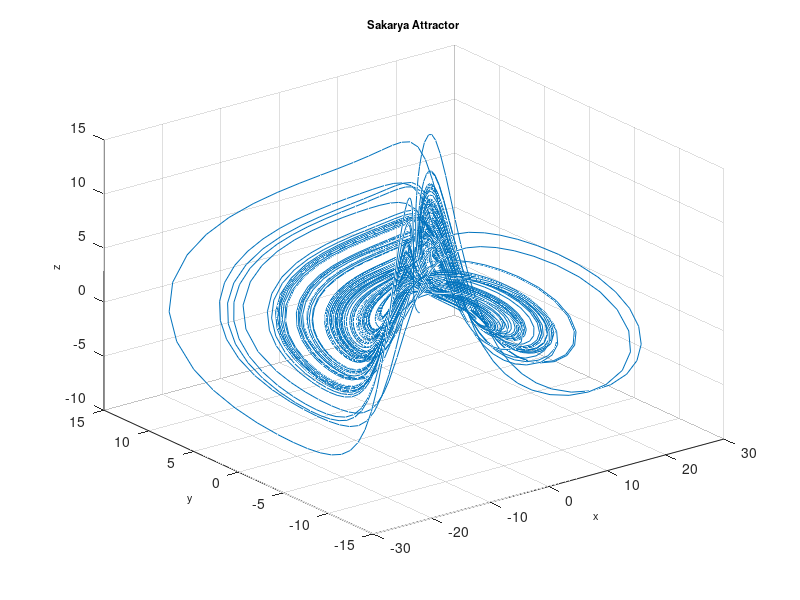

Source code (MATLAB):
function Sakarya
%==========================================================================
% Matlab program to plot a phase portrait of the 3D chaotic system
%==========================================================================
clear
clc
clf
%==================== Parameters ==========================================
a =0.4; b=0.3;
%===================== Initial conditions =================================
initial=[1, 0.1, 0.2]; 
% =============== Solves ODEs =============================================
deq1=@(t,x) [-x(1)+x(2)+x(2)*x(3); -x(1)-x(2)+a*x(1)*x(3);...
    x(3)-b*x(1)*x(2)];
[~,sol] = ode45(deq1,[0, 500],initial);
%============= Runs simulation ============================================
    plot3(sol(:,1),sol(:,2),sol(:,3)),grid
    title('Sakarya Attractor','fontsize',8)
    xlabel('x','fontsize',8)
    ylabel('y','fontsize',8)
    zlabel('z','fontsize',8)
%================= End of program =========================================
